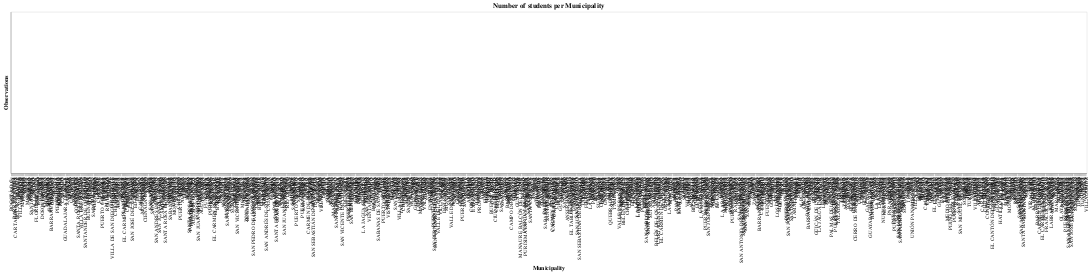

This figure's notebook cell:
### Code cell
# Municipality
source = df_eng.groupby('your_municipality_resides').count()[['your_consecutive']].reset_index().rename(columns={'your_consecutive':'obs'})

print("\nNumber of Municipalities in Colombia:", len(source), "\n")

alt.Chart(source).mark_bar(opacity=0.9).encode(
    alt.X('your_municipality_resides', sort='-y', title="Municipality"),
    alt.Y('obs', title="Observations", scale=alt.Scale(type='log')),
    alt.Color('your_municipality_resides', legend=None, sort='-y',
             scale=alt.Scale(scheme='yellowgreenblue', reverse=True)),
    tooltip=['your_municipality_resides', 'obs']
).properties(
    width=8500,
    title = "Number of students per Municipality"
)

### Figure 1 — Vega-Lite specification as saved in the notebook (floating-point values rounded to 4 significant figures; data arrays with more than 128 entries replaced by an {"elided": "..."} marker saying what was removed)
{"$schema": "https://vega.github.io/schema/vega-lite/v4.8.1.json", "config": {"view": {"continuousHeight": 300, "continuousWidth": 400}}, "data": {"name": "data-a92df3f55e9dfecc323b4c2c387b341d"}, "datasets": {"data-a92df3f55e9dfecc323b4c2c387b341d": {"elided": "961 records"}}, "encoding": {"color": {"field": "your_municipality_resides", "legend": null, "scale": {"reverse": true, "scheme": "yellowgreenblue"}, "sort": "-y", "type": "nominal"}, "tooltip": [{"field": "your_municipality_resides", "type": "nominal"}, {"field": "obs", "type": "quantitative"}], "x": {"field": "your_municipality_resides", "sort": "-y", "title": "Municipality", "type": "nominal"}, "y": {"field": "obs", "scale": {"type": "log"}, "title": "Observations", "type": "quantitative"}}, "mark": {"opacity": 0.9, "type": "bar"}, "title": "Number of students per Municipality", "width": 8500}
